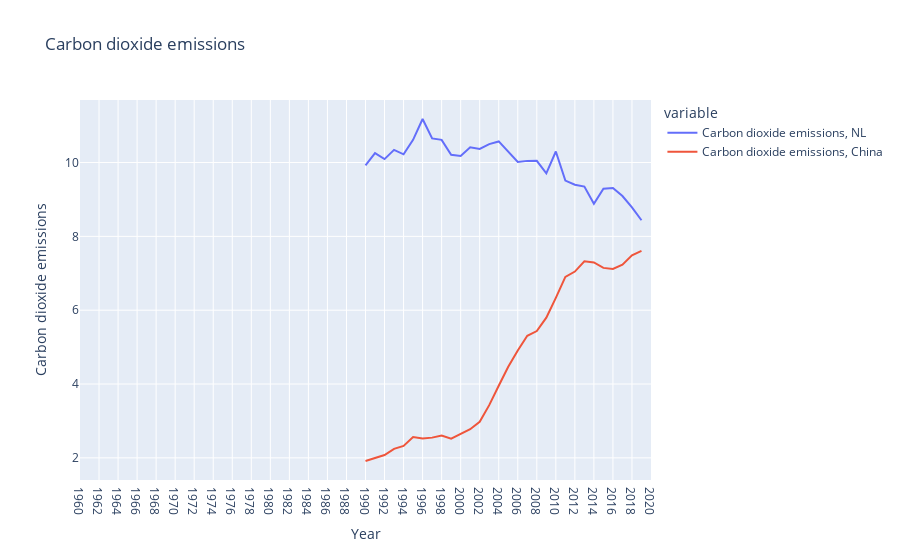

The cell this chart's notebook holds for it:
### Code cell
#Interactive plot (color makes possible to select on right of graph)
fig = px.line(df1, x='Year', y= ['Carbon dioxide emissions, NL', 'Carbon dioxide emissions, China'], title = 'Carbon dioxide emissions',
                labels={
                   #Change label name
                   'value': 'Carbon dioxide emissions'

               }, ) 

#Show the graph
fig.show()

### Figure 1 — Plotly figure (JSON) as saved in the notebook; plotly's stock layout.template omitted (floating-point values rounded to 4 significant figures)
{"data": [{"hovertemplate": "variable=Carbon dioxide emissions, NL<br>Year=%{x}<br>Carbon dioxide emissions=%{y}<extra></extra>", "legendgroup": "Carbon dioxide emissions, NL", "line": {"color": "#636efa", "dash": "solid"}, "marker": {"symbol": "circle"}, "mode": "lines", "name": "Carbon dioxide emissions, NL", "orientation": "v", "showlegend": true, "type": "scatter", "x": ["1960", "1961", "1962", "1963", "1964", "1965", "1966", "1967", "1968", "1969", "1970", "1971", "1972", "1973", "1974", "1975", "1976", "1977", "1978", "1979", "1980", "1981", "1982", "1983", "1984", "1985", "1986", "1987", "1988", "1989", "1990", "1991", "1992", "1993", "1994", "1995", "1996", "1997", "1998", "1999", "2000", "2001", "2002", "2003", "2004", "2005", "2006", "2007", "2008", "2009", "2010", "2011", "2012", "2013", "2014", "2015", "2016", "2017", "2018", "2019", "2020"], "xaxis": "x", "y": [null, null, null, null, null, null, null, null, null, null, null, null, null, null, null, null, null, null, null, null, null, null, null, null, null, null, null, null, null, null, 9.924, 10.25, 10.09, 10.34, 10.22, 10.62, 11.18, 10.65, 10.61, 10.21, 10.18, 10.41, 10.37, 10.5, 10.57, 10.29, 10.01, 10.04, 10.05, 9.709, 10.3, 9.511, 9.398, 9.348, 8.882, 9.292, 9.309, 9.092, 8.784, 8.437, null], "yaxis": "y"}, {"hovertemplate": "variable=Carbon dioxide emissions, China<br>Year=%{x}<br>Carbon dioxide emissions=%{y}<extra></extra>", "legendgroup": "Carbon dioxide emissions, China", "line": {"color": "#EF553B", "dash": "solid"}, "marker": {"symbol": "circle"}, "mode": "lines", "name": "Carbon dioxide emissions, China", "orientation": "v", "showlegend": true, "type": "scatter", "x": ["1960", "1961", "1962", "1963", "1964", "1965", "1966", "1967", "1968", "1969", "1970", "1971", "1972", "1973", "1974", "1975", "1976", "1977", "1978", "1979", "1980", "1981", "1982", "1983", "1984", "1985", "1986", "1987", "1988", "1989", "1990", "1991", "1992", "1993", "1994", "1995", "1996", "1997", "1998", "1999", "2000", "2001", "2002", "2003", "2004", "2005", "2006", "2007", "2008", "2009", "2010", "2011", "2012", "2013", "2014", "2015", "2016", "2017", "2018", "2019", "2020"], "xaxis": "x", "y": [null, null, null, null, null, null, null, null, null, null, null, null, null, null, null, null, null, null, null, null, null, null, null, null, null, null, null, null, null, null, 1.915, 2.001, 2.076, 2.245, 2.322, 2.563, 2.522, 2.548, 2.606, 2.517, 2.65, 2.775, 2.976, 3.427, 3.954, 4.468, 4.91, 5.306, 5.435, 5.798, 6.335, 6.901, 7.046, 7.324, 7.294, 7.146, 7.115, 7.231, 7.487, 7.606, null], "yaxis": "y"}], "layout": {"legend": {"title": {"text": "variable"}, "tracegroupgap": 0}, "title": {"text": "Carbon dioxide emissions"}, "xaxis": {"anchor": "y", "domain": [0, 1], "title": {"text": "Year"}}, "yaxis": {"anchor": "x", "domain": [0, 1], "title": {"text": "Carbon dioxide emissions"}}}}
